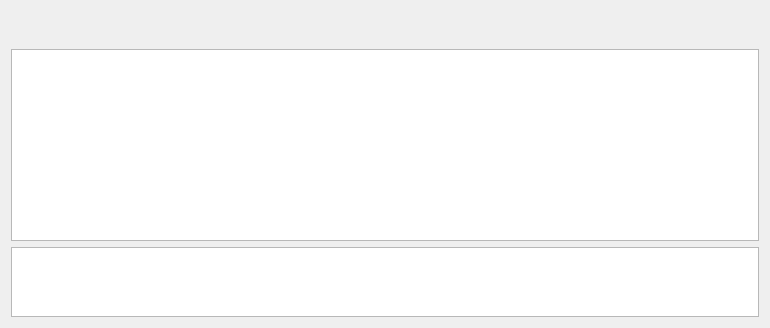
<?xml version="1.0" encoding="UTF-8"?>
<ui version="4.0">
 <class>SASAnalysisEntry</class>
 <widget class="QWidget" name="SASAnalysisEntry">
  <property name="geometry">
   <rect>
    <x>0</x>
    <y>0</y>
    <width>770</width>
    <height>322</height>
   </rect>
  </property>
  <property name="windowTitle">
   <string>Form</string>
  </property>
  <layout class="QVBoxLayout" name="verticalLayout">
   <item>
    <layout class="QHBoxLayout" name="horizontalLayout">
     <item>
      <widget class="QPushButton" name="writeDataToFile">
       <property name="sizePolicy">
        <sizepolicy hsizetype="Fixed" vsizetype="Fixed">
         <horstretch>0</horstretch>
         <verstretch>0</verstretch>
        </sizepolicy>
       </property>
       <property name="minimumSize">
        <size>
         <width>32</width>
         <height>32</height>
        </size>
       </property>
       <property name="maximumSize">
        <size>
         <width>32</width>
         <height>32</height>
        </size>
       </property>
       <property name="baseSize">
        <size>
         <width>32</width>
         <height>32</height>
        </size>
       </property>
       <property name="toolTip">
        <string>Add taxonomy node</string>
       </property>
       <property name="text">
        <string/>
       </property>
       <property name="iconSize">
        <size>
         <width>22</width>
         <height>22</height>
        </size>
       </property>
       <property name="flat">
        <bool>true</bool>
       </property>
      </widget>
     </item>
     <item>
      <widget class="QPushButton" name="changeQuery">
       <property name="sizePolicy">
        <sizepolicy hsizetype="Fixed" vsizetype="Fixed">
         <horstretch>0</horstretch>
         <verstretch>0</verstretch>
        </sizepolicy>
       </property>
       <property name="minimumSize">
        <size>
         <width>32</width>
         <height>32</height>
        </size>
       </property>
       <property name="maximumSize">
        <size>
         <width>32</width>
         <height>32</height>
        </size>
       </property>
       <property name="baseSize">
        <size>
         <width>32</width>
         <height>32</height>
        </size>
       </property>
       <property name="toolTip">
        <string>Select Information Fields</string>
       </property>
       <property name="text">
        <string/>
       </property>
       <property name="icon">
        <iconset resource="../../../App/rsc/espina.qrc">
         <normaloff>:/espina/settings.png</normaloff>:/espina/settings.png</iconset>
       </property>
       <property name="iconSize">
        <size>
         <width>22</width>
         <height>22</height>
        </size>
       </property>
       <property name="flat">
        <bool>true</bool>
       </property>
      </widget>
     </item>
     <item>
      <spacer name="horizontalSpacer_5">
       <property name="orientation">
        <enum>Qt::Horizontal</enum>
       </property>
       <property name="sizeHint" stdset="0">
        <size>
         <width>40</width>
         <height>20</height>
        </size>
       </property>
      </spacer>
     </item>
    </layout>
   </item>
   <item>
    <widget class="QTableWidget" name="dataTable">
     <property name="sizePolicy">
      <sizepolicy hsizetype="Expanding" vsizetype="MinimumExpanding">
       <horstretch>0</horstretch>
       <verstretch>0</verstretch>
      </sizepolicy>
     </property>
     <property name="horizontalScrollBarPolicy">
      <enum>Qt::ScrollBarAsNeeded</enum>
     </property>
     <property name="editTriggers">
      <set>QAbstractItemView::NoEditTriggers</set>
     </property>
     <attribute name="verticalHeaderVisible">
      <bool>false</bool>
     </attribute>
    </widget>
   </item>
   <item>
    <widget class="QTableWidget" name="analysisTable">
     <property name="sizePolicy">
      <sizepolicy hsizetype="Expanding" vsizetype="Maximum">
       <horstretch>0</horstretch>
       <verstretch>0</verstretch>
      </sizepolicy>
     </property>
     <property name="maximumSize">
      <size>
       <width>16777215</width>
       <height>80</height>
      </size>
     </property>
     <property name="editTriggers">
      <set>QAbstractItemView::NoEditTriggers</set>
     </property>
     <attribute name="horizontalHeaderVisible">
      <bool>false</bool>
     </attribute>
     <attribute name="verticalHeaderVisible">
      <bool>false</bool>
     </attribute>
    </widget>
   </item>
  </layout>
 </widget>
 <resources>
  <include location="../../../App/rsc/espina.qrc"/>
 </resources>
 <connections/>
</ui>
